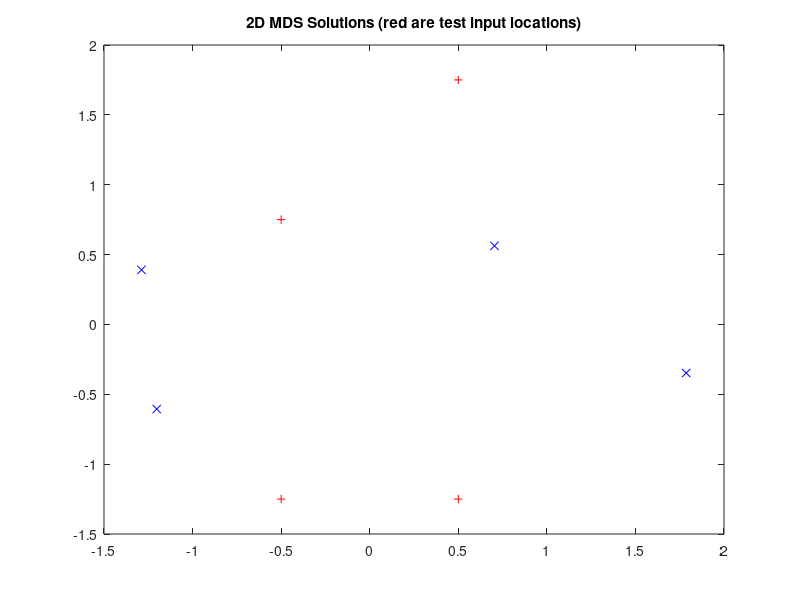

Recreate this plot in MATLAB.
function [positions, error, ev] = mds(d, order)
% function [positions, error] = mds(d, order)
% Compute the multidimensional scaling that produces the best positions
% given the two dimensional (symmetric) distance matrix supplied as an input.
% Return the order-dimension position data.

% Malcolm Slaney and Michele Covell, "Matlab Multidimensional Scaling Tools,"
% Interval Technical Report #2000-025, 2000 (also available at
% http://web.interval.com/papers/2000-025/).

% This routine written by Malcolm Slaney - Interval Research Corporation - 
% May 1998. (c) Copyright Interval Research, May 1998.

% This is experimental software and is being provided to Licensee
% 'AS IS.'  Although the software has been tested on Macintosh, SGI, 
% Linux, and Windows machines, Interval makes no warranties relating
% to the software's performance on these or any other platforms.
%
% Disclaimer
% THIS SOFTWARE IS BEING PROVIDED TO YOU 'AS IS.'  INTERVAL MAKES
% NO EXPRESS, IMPLIED OR STATUTORY WARRANTY OF ANY KIND FOR THE
% SOFTWARE INCLUDING, BUT NOT LIMITED TO, ANY WARRANTY OF
% PERFORMANCE, MERCHANTABILITY OR FITNESS FOR A PARTICULAR PURPOSE.
% IN NO EVENT WILL INTERVAL BE LIABLE TO LICENSEE OR ANY THIRD
% PARTY FOR ANY DAMAGES, INCLUDING LOST PROFITS OR OTHER INCIDENTAL
% OR CONSEQUENTIAL DAMAGES, EVEN IF INTERVAL HAS BEEN ADVISED OF
% THE POSSIBLITY THEREOF.
%
%   This software program is owned by Interval Research
% Corporation, but may be used, reproduced, modified and
% distributed by Licensee.  Licensee agrees that any copies of the
% software program will contain the same proprietary notices and
% warranty disclaimers which appear in this software program.
%

% If no input distance.... generate a set of test points (x) and then compute
% the distances between points.  Use this as input data.

% By Malcolm, straight from the book.

if nargin < 1
	x=[1 2 1 2;
	   1 1 3 4];
	n = size(x,2);
	x(1,:) = x(1,:)-sum(x(1,:))/n;
	x(2,:) = x(2,:)-sum(x(2,:))/n;

	d = zeros(n,n);
	for i=1:n
		for j=1:n
			d(i,j) = sqrt(sum((x(:,i)-x(:,j)).^2));
		end
	end
end

if nargin < 2
	order = 2;
end

n = size(d,1);
A = -1/2*d.^2;
ardot = 1/n * ones(n,1) * sum(A);
asdot = 1/n * sum(A')' * ones(1,n);
adotdot = 1/n/n * sum(sum(A)) * ones(n,n);

B = A - ardot - asdot + adotdot;
[u,s,v] = svd(B);

positions = (v*s.^.5)';


if size(positions,1) > 1
	plot(positions(1,:),positions(2,:),'bx');
	title('2D MDS Solutions');
	if nargin < 1
		hold on
		plot(x(1,:),x(2,:),'r+')
		title('2D MDS Solutions (red are test input locations)');
		hold off
	end
	drawnow;
end
ev = diag(s);

error = [];
if nargout > 1
	for order=1:min(10,size(positions,1))
		error(order) = 0;
		for i=1:n
			for j=1:n
				this_d = sqrt(sum((positions(1:order,i) - ...
						positions(1:order,j)).^2));
				error(order) = error(order) + ...
					(this_d - d(i,j)).^2;
			end
		end
	end
end
positions = positions(1:order,:);
